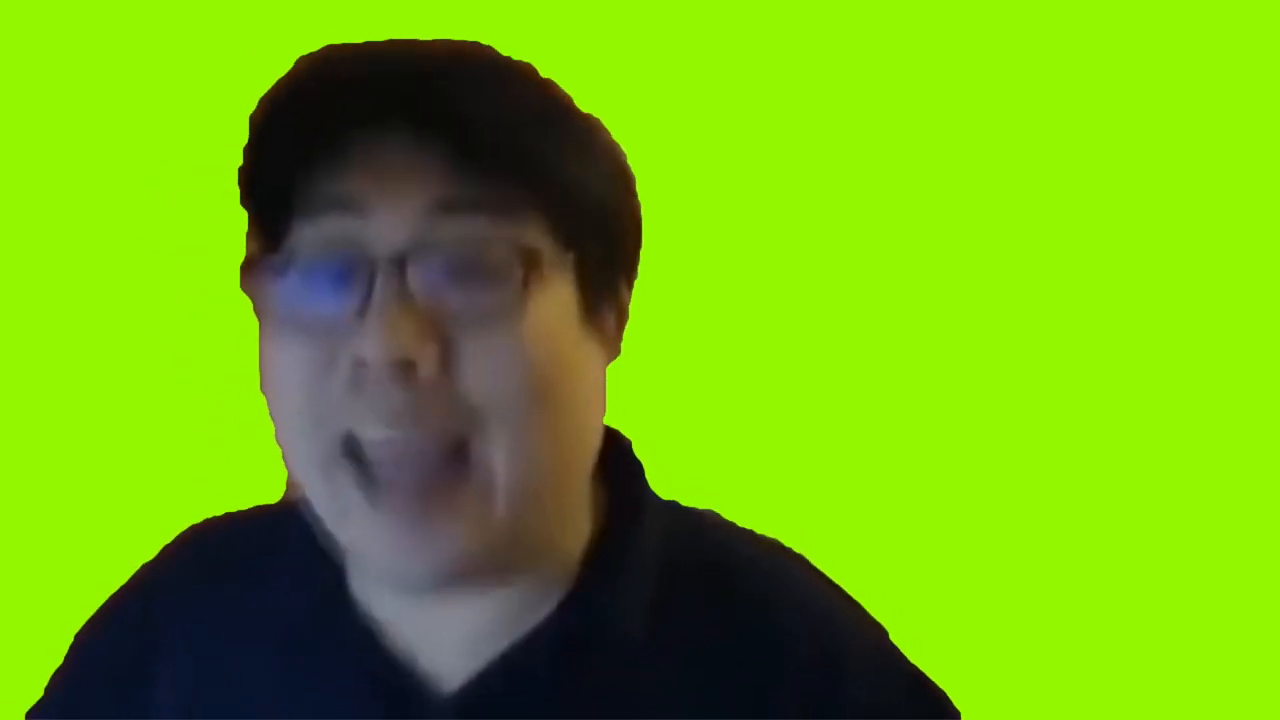
#> input picture frame 71 of 國動5個綠幕去背.mp4, 1280 x 720 px
$ python t7_color_detection_v1.py
#> lines starting #> are read from the running program, lines starting #| are printed output that depends on the picture; after the words box and inside, x2 and y2 are one past the last pixel; in counts of white or black regions, pixels touching at a corner belong together
import cv2
import numpy as np
color_range = (35, 0, 0), (77, 255, 255) #顏色範圍
cap = cv2.VideoCapture('國動5個綠幕去背.mp4') #讀取影片
while True:
    ret, frame = cap.read()
#> frame is the input picture: shape (720, 1280, 3); mean B, G, R 17.3, 175.9, 112.8
    if ret == False: #如果影片沒下一幀
        cap = cv2.VideoCapture('國動5個綠幕去背.mp4') #重新讀取影片
        ret, frame = cap.read() #補前面沒讀到的一幀
    frame = cv2.resize(frame, (432, 240))
#> frame: shape (240, 432, 3)
    hsv = cv2.cvtColor(frame, cv2.COLOR_BGR2HSV) #色彩空間轉換BGR->HSV
#> hsv: shape (240, 432, 3); mean H, S, V 55.7, 203.7, 180.7
    mask_gray = cv2.inRange(hsv, color_range[0], color_range[1]) #色彩範圍二值化
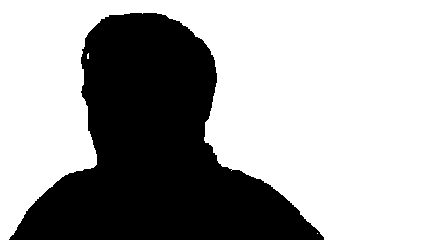
#> mask_gray: shape (240, 432); 65% white; 1 black region, box (x1, y1, x2, y2) and area: (9, 13, 324, 240) 36291
    mask_rgb = cv2.cvtColor(mask_gray, cv2.COLOR_GRAY2RGB) #色彩空間轉換GRAY->RGB
    mask_list = mask_rgb.tolist() #將mask_rgb轉換成python的陣列(list)
#> mask_list = 240 items
    height, width, channels = mask_rgb.shape #取得mask_rgb的長寬
#> height = 240; width = 432; channels = 3
    #透過輪詢每個像素改變值
    for i in range(height):
        for j in range(width):
            if mask_list[i][j] != [255, 255, 255]:
                mask_list[i][j] = [0, 0, 0]
    mask = np.array(mask_list, dtype=frame.dtype) #將mask_list轉換成opencv圖像格式
    res = cv2.addWeighted(frame, 1, mask, 1, 0) #圖像融合
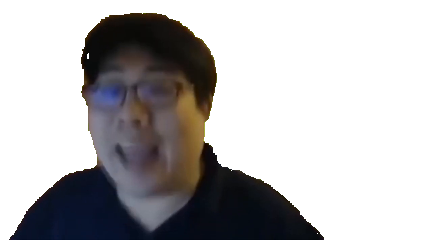
#> res: shape (240, 432, 3); mean B, G, R 182.8, 181.7, 183.2
    cv2.imshow('1.frame', frame)
    cv2.imshow('2.mask', mask_rgb)
    cv2.imshow('3.res', res)
    if cv2.waitKey(1) & 0xFF == ord('q'): break #按Q跳出
#> (key q is pressed here)
cap.release()
cv2.destroyAllWindows()

$ run again, starting later in the video
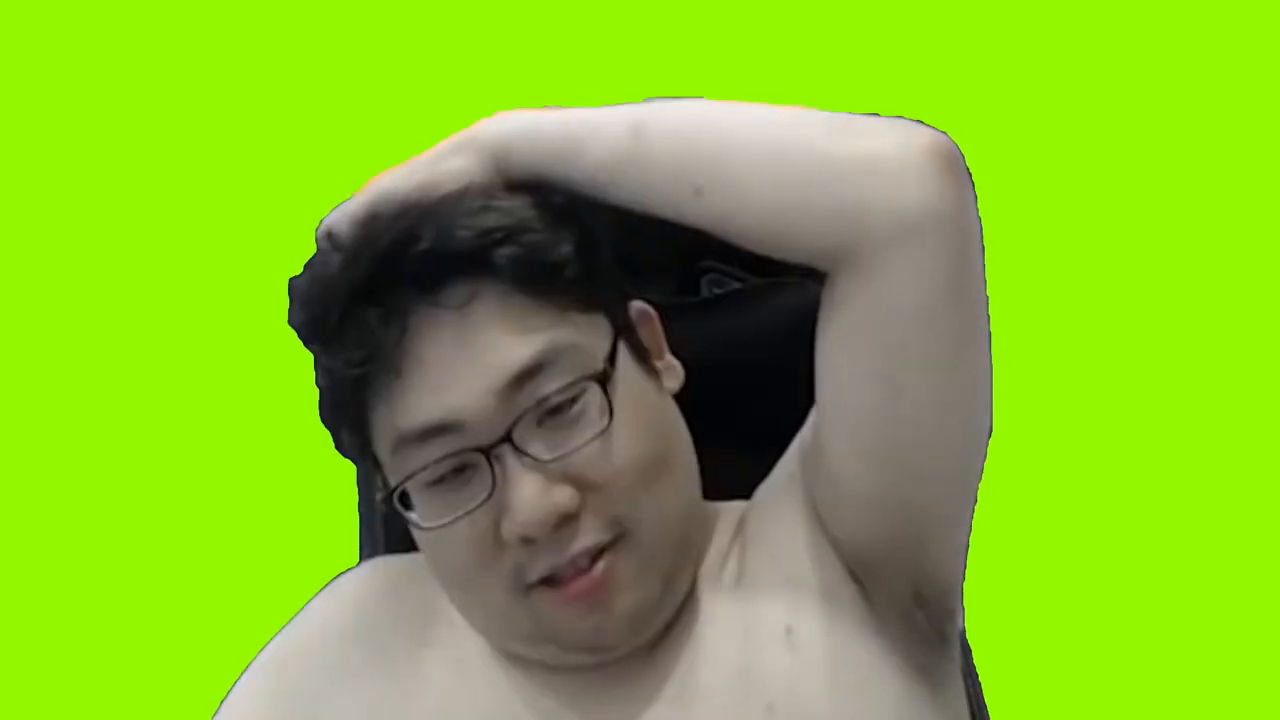
#> input picture frame 323 of 國動5個綠幕去背.mp4, 1280 x 720 px
#> frame is the input picture: shape (720, 1280, 3); mean B, G, R 43.2, 186.1, 132.5
#> frame: shape (240, 432, 3)
#> hsv: shape (240, 432, 3); mean H, S, V 37.9, 163, 189.4
#> `mask_gray = cv2.inRange(hsv, color_range[0], color_range[1])`:
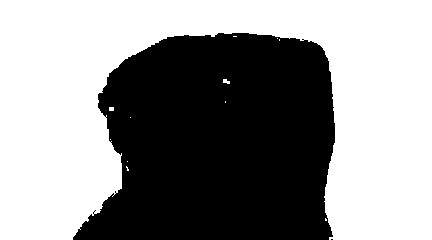
#> mask_gray: shape (240, 432); 57.2% white; 2 black regions (1 under 20 px), largest, box (x1, y1, x2, y2) and area: (73, 33, 335, 240) 44392
#> mask_list = 240 items
#> `res = cv2.addWeighted(frame, 1, mask, 1, 0)`:
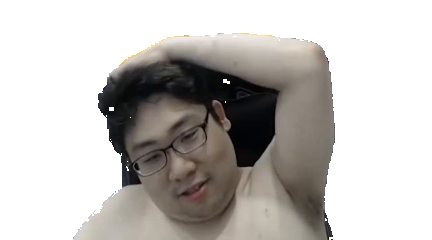
#> res: shape (240, 432, 3); mean B, G, R 188.4, 191.3, 194.5

$ run again, starting later in the video
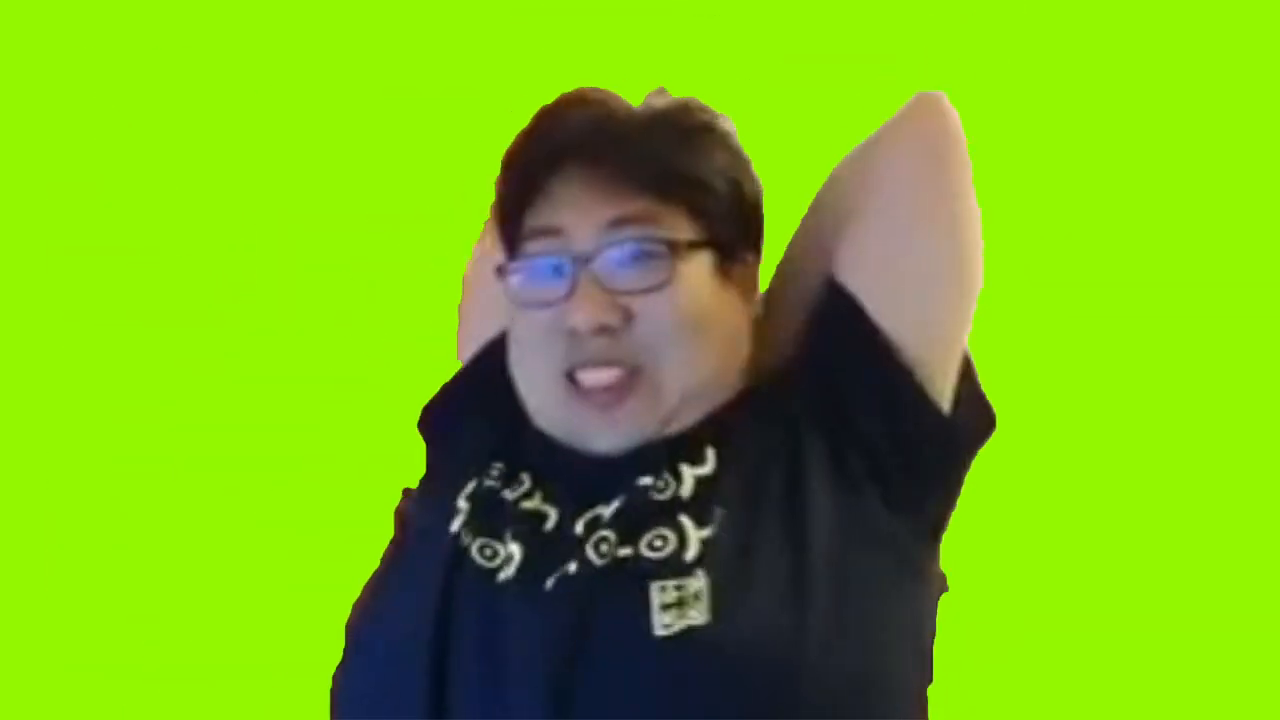
#> input picture frame 575 of 國動5個綠幕去背.mp4, 1280 x 720 px
#> frame is the input picture: shape (720, 1280, 3); mean B, G, R 22.7, 183.2, 119.9
#> frame: shape (240, 432, 3)
#> hsv: shape (240, 432, 3); mean H, S, V 55.4, 199.9, 189
#> `mask_gray = cv2.inRange(hsv, color_range[0], color_range[1])`:
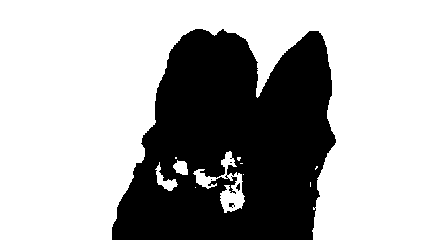
#> mask_gray: shape (240, 432); 67% white; 5 black regions (3 under 20 px), largest, box (x1, y1, x2, y2) and area: (112, 29, 336, 240) 34199, (236, 183, 240, 191) 20
#> mask_list = 240 items
#> `res = cv2.addWeighted(frame, 1, mask, 1, 0)`:
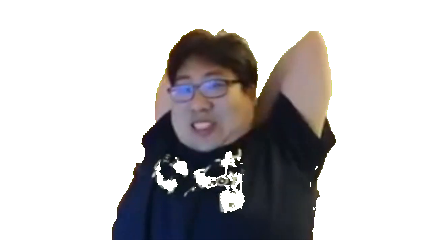
#> res: shape (240, 432, 3); mean B, G, R 192.2, 191.1, 193.2
